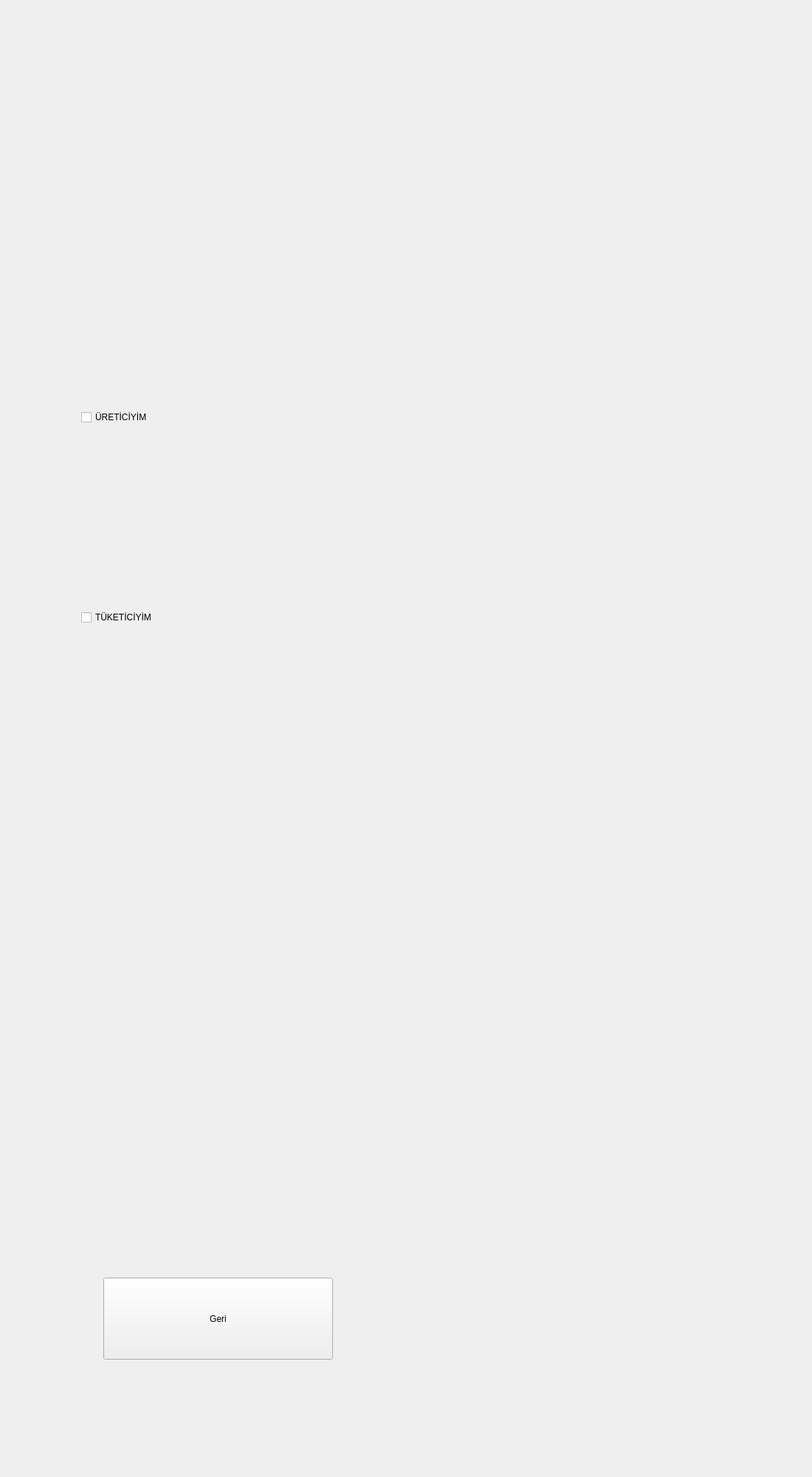
<?xml version="1.0" encoding="UTF-8"?>
<ui version="4.0">
 <class>TercihEkrani</class>
 <widget class="QWidget" name="TercihEkrani">
  <property name="geometry">
   <rect>
    <x>0</x>
    <y>0</y>
    <width>1100</width>
    <height>2000</height>
   </rect>
  </property>
  <property name="windowTitle">
   <string>Tercih Ekranı</string>
  </property>
  <widget class="QPushButton" name="pushButton4">
   <property name="geometry">
    <rect>
     <x>140</x>
     <y>1730</y>
     <width>311</width>
     <height>111</height>
    </rect>
   </property>
   <property name="styleSheet">
    <string notr="true">font: 75 20pt &quot;MS Shell Dlg 2&quot;;</string>
   </property>
   <property name="text">
    <string>Geri</string>
   </property>
  </widget>
  <widget class="QWidget" name="verticalLayoutWidget">
   <property name="geometry">
    <rect>
     <x>110</x>
     <y>310</y>
     <width>601</width>
     <height>781</height>
    </rect>
   </property>
   <layout class="QVBoxLayout" name="verticalLayout">
    <item>
     <widget class="QCheckBox" name="check_uretici">
      <property name="tabletTracking">
       <bool>false</bool>
      </property>
      <property name="styleSheet">
       <string notr="true">font: 75 30pt &quot;MS Shell Dlg 2&quot;;</string>
      </property>
      <property name="text">
       <string>ÜRETİCİYİM</string>
      </property>
      <property name="tristate">
       <bool>false</bool>
      </property>
     </widget>
    </item>
    <item>
     <widget class="QCheckBox" name="check_tuketici">
      <property name="styleSheet">
       <string notr="true">
font: 75 30pt &quot;MS Shell Dlg 2&quot;;</string>
      </property>
      <property name="text">
       <string>TÜKETİCİYİM</string>
      </property>
      <property name="iconSize">
       <size>
        <width>100</width>
        <height>100</height>
       </size>
      </property>
     </widget>
    </item>
   </layout>
  </widget>
 </widget>
 <resources/>
 <connections/>
</ui>
